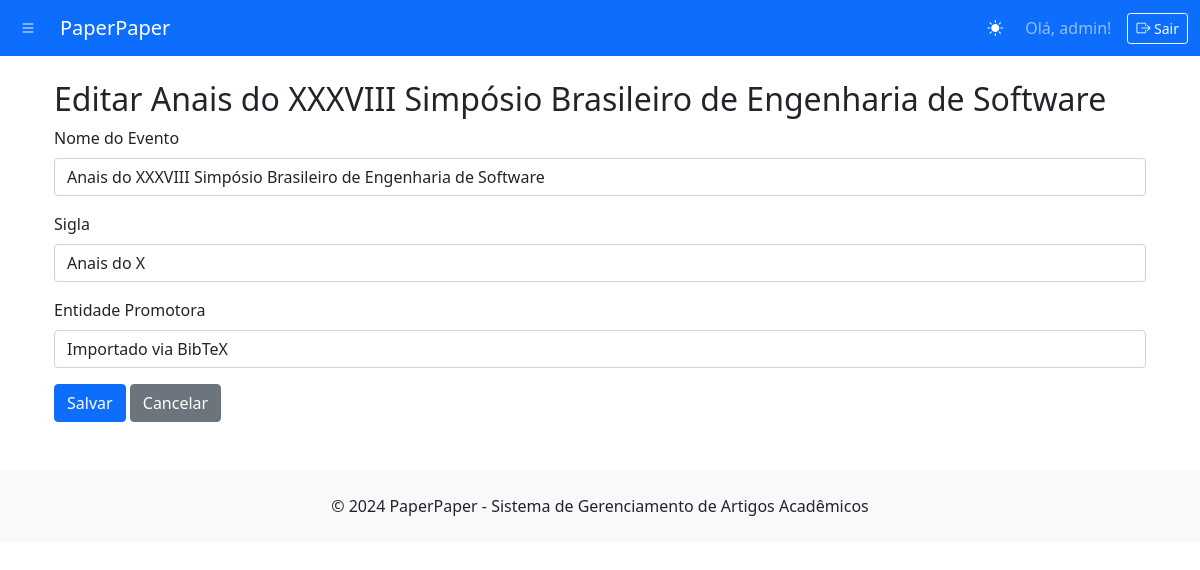
Page /events/anais-do-x/edit/ (signed in) on the committed database.
### paperpaper/models.py (models this page shows, shortened)
class Event(models.Model):
    name = models.CharField(max_length=200, verbose_name="Nome do Evento")
    acronym = models.CharField(max_length=20, unique=True, verbose_name="Sigla")
    promoting_entity = models.CharField(max_length=200, verbose_name="Entidade Promotora")
    slug = models.SlugField(unique=True, blank=True)
    created_at = models.DateTimeField(auto_now_add=True)
    updated_at = models.DateTimeField(auto_now=True)
    class Meta:
        verbose_name = "Evento"
        verbose_name_plural = "Eventos"
        ordering = ['name']

### paperpaper/views.py (the view, shortened to what this page needs)
# urls.py: path('events/<slug:slug>/edit/', views.event_edit, name='event_edit'),
@staff_member_required
def event_edit(request, slug):
    event = get_object_or_404(Event, slug=slug)
    context = {
        'event': event,
        'is_edit': True
    }
    return render(request, 'paperpaper/event_form.html', context)

### templates/paperpaper/event_form.html (shortened to what this page needs)
{% extends 'paperpaper/base.html' %}
{% block content %}
<div class="container mt-4">
    <h2>
        {% if is_edit %}
            Editar {{ event.name }}
        {% else %}
            Novo Evento
        {% endif %}
    </h2>
    <form method="post">
        <div class="mb-3">
            <label for="name" class="form-label">Nome do Evento</label>
            <input type="text" class="form-control" id="name" name="name"
                   value="{{ event.name|default:'' }}" required>
        </div>
        <div class="mb-3">
            <label for="acronym" class="form-label">Sigla</label>
            <input type="text" class="form-control" id="acronym" name="acronym"
                   value="{{ event.acronym|default:'' }}" required>
        </div>
        <div class="mb-3">
            <label for="promoting_entity" class="form-label">Entidade Promotora</label>
            <input type="text" class="form-control" id="promoting_entity" name="promoting_entity"
                   value="{{ event.promoting_entity|default:'' }}" required>
        </div>
        <button type="submit" class="btn btn-primary">Salvar</button>
        <a href="{% url 'events_list' %}" class="btn btn-secondary">Cancelar</a>
    </form>
</div>
{% endblock %}

### templates/paperpaper/base.html (shortened to what this page needs)
<!DOCTYPE html>
<html lang="pt-br">
<head>
    <link href="https://cdn.jsdelivr.net/npm/bootstrap@5.1.3/dist/css/bootstrap.min.css" rel="stylesheet">
    <link href="https://cdn.jsdelivr.net/npm/bootstrap-icons@1.8.0/font/bootstrap-icons.css" rel="stylesheet">
</head>
<body>
    <button class="sidebar-toggle" id="sidebarToggle">
        <i class="bi bi-list"></i>
    </button>
    <nav class="navbar navbar-expand-lg navbar-dark bg-primary">
        <div class="container-fluid">
            <a class="navbar-brand ms-5" href="{% url 'home' %}">PaperPaper</a>
            <div class="ms-auto d-flex align-items-center">
                <button class="theme-toggle" id="themeToggle" title="Alternar tema">
                    <i class="bi bi-sun-fill" id="themeIcon"></i>
                </button>
                {% if user.is_authenticated %}
                    <span class="navbar-text me-3">
                        Olá, {{ user.first_name|default:user.username }}!
                    </span>
                    <form method="post" action="{% url 'admin_logout' %}" class="d-inline">
                        <button type="submit" class="btn btn-outline-light btn-sm">
                            <i class="bi bi-box-arrow-right"></i> Sair
                        </button>
                    </form>
                {% else %}
                    <a href="{% url 'admin:login' %}" class="btn btn-outline-light btn-sm">
                        <i class="bi bi-box-arrow-in-right"></i> Entrar
                    </a>
                {% endif %}
            </div>
        </div>
    </nav>
    <div class="main-content" id="mainContent">
        <main class="container mt-4">
            {% block content %}
            {% endblock %}
        </main>
        <footer class="bg-light mt-5 py-4">
            <div class="container text-center">
                <p class="mb-0">&copy; 2024 PaperPaper - Sistema de Gerenciamento de Artigos Acadêmicos</p>
            </div>
        </footer>
    </div>
</body>
</html>

### templates/paperpaper/base.html (style rules this page uses)
.main-content { margin-left: 0; transition: margin-left 0.3s ease; }
.navbar { z-index: 1001; }
.sidebar-toggle { position: fixed; top: 8px; left: 8px; z-index: 1002; background: #0d6efd; border: none; color: white; padding: 8px 12px; border-radius: 4px; }
.theme-toggle { border: none; background: transparent; color: #ffffff; padding: 8px 12px; border-radius: 4px; transition: all 0.3s ease; margin-right: 10px; }

### rows in the picture
Event: name "Anais do XXXVIII Simpósio Brasileiro de Engenharia de Software", acronym "Anais do X", promoting_entity "Importado via BibTeX"

### other values in the picture
{{ user.first_name|default:user.username }} "admin"
